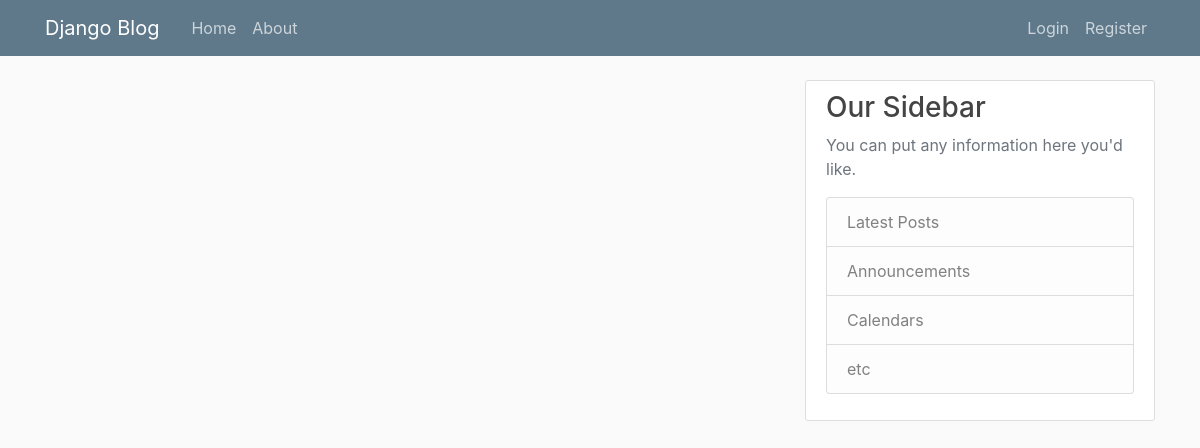
Before: / with the older database file.
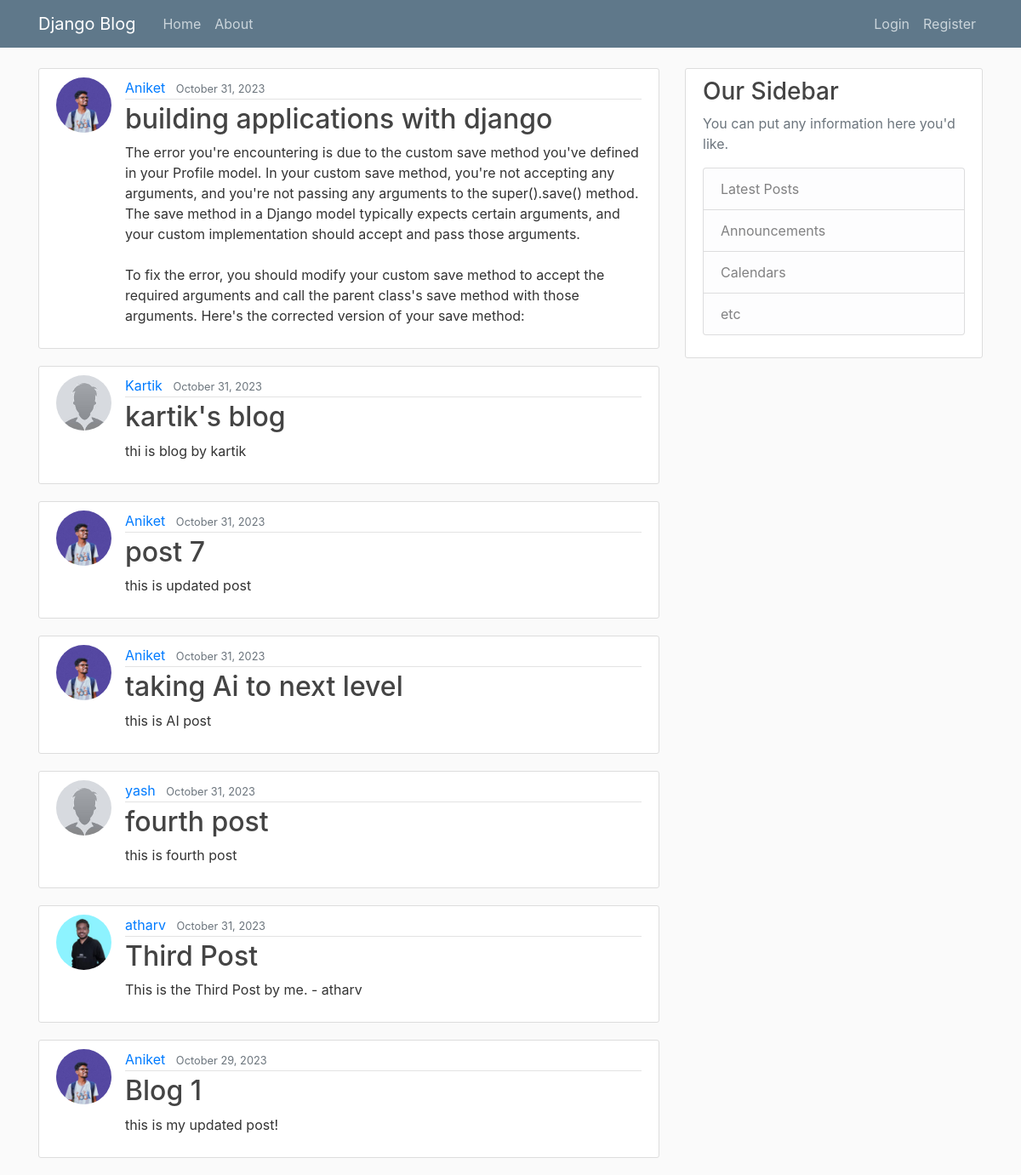
After: the same page with the newer database file.
### blog/models.py (models this page shows, shortened)
class Post(models.Model):
    title = models.CharField(max_length=100)
    content = models.TextField()
    date_posted = models.DateTimeField(default = timezone.now)
    author = models.ForeignKey(User,on_delete=models.CASCADE)

### users/models.py (models this page shows, shortened)
class Profile(models.Model):
    user = models.OneToOneField(User,on_delete=models.CASCADE)
    image = models.ImageField(default='default.jpg',upload_to='profile_pics')

### blog/views.py (the view)
# urls.py: path("", PostListView.as_view(),name="blog-home"),
class PostListView(ListView):
    model = Post
    template_name = 'blog/home.html'
    context_object_name = 'posts'
    ordering = ['-date_posted']

### blog/templates/blog/home.html
{% extends "blog/base.html" %}
{% block content %}
    {% for post in posts %}
        <article class="media content-section">
            <img class="rounded-circle article-img" src="{{ post.author.profile.image.url }}">
            <div class="media-body">
            <div class="article-metadata">
                <a class="mr-2" href="#">{{ post.author }}</a>
                <small class="text-muted">{{ post.date_posted|date:"F d, Y" }}</small>
            </div>
            <h2><a class="article-title" href="{% url 'post-detail' post.id  %}">{{ post.title }}</a></h2>
            <p class="article-content">{{ post.content }}</p>
            </div>
        </article>
    {% endfor %}
{% endblock content %}

### blog/templates/blog/base.html (shortened to what this page needs)
{%load static %}
<!DOCTYPE html>
<html lang="en">
<head>
    <link rel="stylesheet" href="https://cdn.jsdelivr.net/npm/bootstrap@4.3.1/dist/css/bootstrap.min.css"
>
    <link rel="stylesheet" type="text/css" href="{% static 'blog/main.css'%}">
</head>
<body>
    <header class="site-header">
        <nav class="navbar navbar-expand-md navbar-dark bg-steel fixed-top">
            <div class="container">
                <a class="navbar-brand mr-4" href="{% url 'blog-home' %}">Django Blog</a>
                <div class="collapse navbar-collapse" id="navbarToggle">
                    <div class="navbar-nav mr-auto">
                        <a class="nav-item nav-link" href="{% url 'blog-home' %}">Home</a>
                        <a class="nav-item nav-link" href="{% url 'blog-about' %}">About</a>
                    </div>
                    <div class="navbar-nav">
                        {% if user.is_authenticated %}
                        <a class="nav-item nav-link" href="{% url 'post-create' %}">New Post</a>
                        <a class="nav-item nav-link" href="{% url 'profile' %}">Profile</a>
                        <a class="nav-item nav-link" href="{% url 'logout' %}">Logout</a>
                            {%if user.is_superuser%}
                            <a class="nav-item nav-link" href="admin/">Dashboard</a>
                            {%endif%}
                        {% else %}
                        <a class="nav-item nav-link" href="{% url 'login' %}">Login</a>
                        <a class="nav-item nav-link" href="{% url 'register'%}">Register</a>
                        {% endif %}
                    </div>
                </div>
            </div>
        </nav>
    </header>
    <main role="main" class="container">
        <div class="row">
            <div class="col-md-8">
                {% block content %}{% endblock %}
            </div>
            <div class="col-md-4">
                <div class="content-section">
                    <h3>Our Sidebar</h3>
                    <p class='text-muted'>You can put any information here you'd like.
                    <ul class="list-group">
                        <li class="list-group-item list-group-item-light">Latest Posts</li>
                        <li class="list-group-item list-group-item-light">Announcements</li>
                        <li class="list-group-item list-group-item-light">Calendars</li>
                        <li class="list-group-item list-group-item-light">etc</li>
                    </ul>
                    </p>
                </div>
            </div>
        </div>
    </main>
</body>
</html>

### blog/static/blog/main.css (style rules this page uses)
body { background: #fafafa; color: #333333; margin-top: 5rem; }
h1, h2, h3, h4, h5, h6 { color: #444444; }
ul { margin: 0; }
.bg-steel { background-color: #5f788a; }
.site-header .navbar-nav .nav-link { color: #cbd5db; }
.content-section { background: #ffffff; padding: 10px 20px; border: 1px solid #dddddd; border-radius: 3px; margin-bottom: 20px; }
.article-title { color: #444444; }
.article-content { white-space: pre-line; }
.article-img { height: 65px; width: 65px; margin-right: 16px; }
.article-metadata { padding-bottom: 1px; margin-bottom: 4px; border-bottom: 1px solid #e3e3e3 }

Changed rows visible on the page:
added Post: author.profile.image (picture), author "Aniket", date_posted "October 31, 2023", title "building applications with django", content "The error you're encountering is due to the custom save method you've defined in your Profile model. In your custom save method, you're not accepting any arguments, and you're not passing any arguments to the super().save() method. The save method in a Django model typically expects certain arguments, and your custom implementation should accept and pass those arguments. To fix the error, you should modify your custom save method to accept the required arguments and call the parent class's save method with those arguments. Here's the corrected version of your save method:"
added Post: author.profile.image (placeholder picture), author "Kartik", date_posted "October 31, 2023", title "kartik's blog", content "thi is blog by kartik"
added Post: author.profile.image (picture), author "Aniket", date_posted "October 31, 2023", title "post 7", content "this is updated post"
added Post: author.profile.image (picture), author "Aniket", date_posted "October 31, 2023", title "taking Ai to next level", content "this is AI post"
added Post: author.profile.image (placeholder picture), author "yash", date_posted "October 31, 2023", title "fourth post", content "this is fourth post"
added Post: author.profile.image (placeholder picture), author "atharv", date_posted "October 31, 2023", title "Third Post", content "This is the Third Post by me. - atharv"
added Post: author.profile.image (picture), author "Aniket", date_posted "October 29, 2023", title "Blog 1", content "this is my updated post!"
